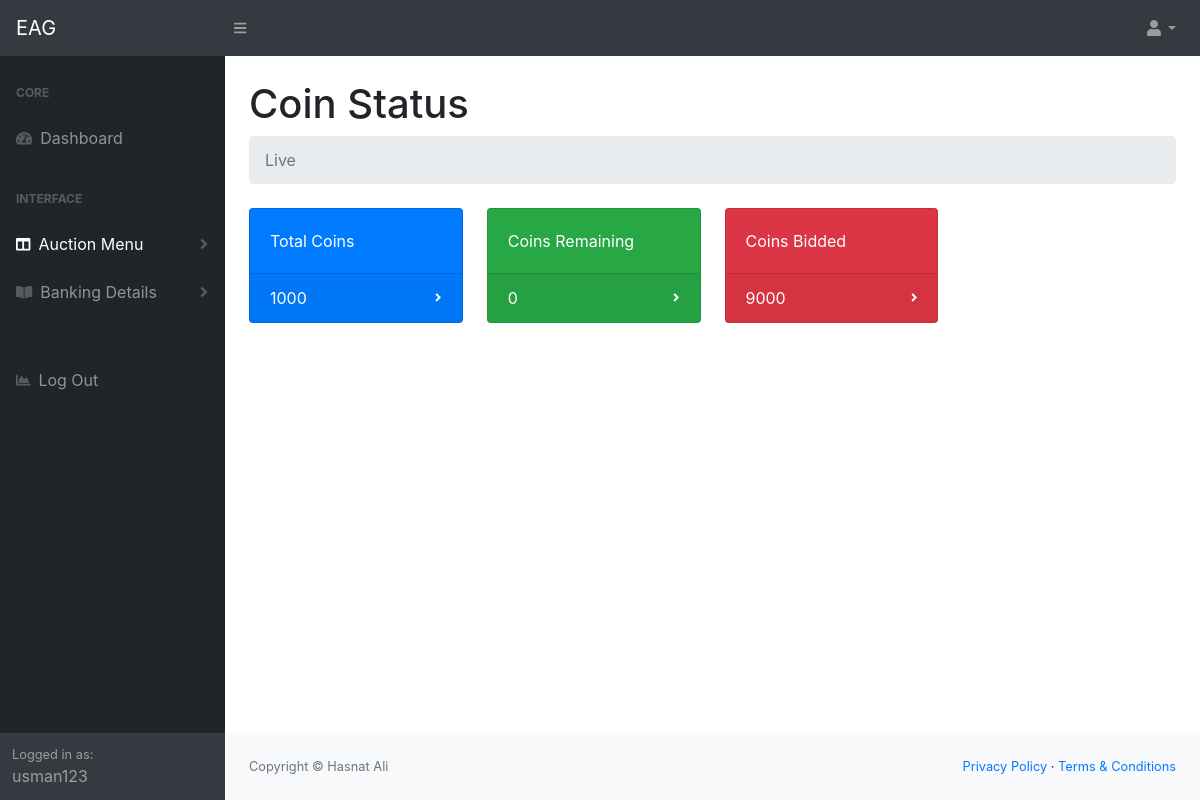
Page /CoinStatus/ (signed in) on the committed database.
### dashboard/models.py (models this page shows, shortened)
class Coins(models.Model):
    customer = models.ForeignKey(Customer, null=True, on_delete= models.SET_NULL)
    total = models.IntegerField(default=0)
    bided = models.IntegerField(default=0)
    remaining = models.IntegerField(default=0)
    date_created = models.DateTimeField(auto_now_add=True, null=True)

### dashboard/views.py (the view)
# urls.py: path('CoinStatus/', views.coinstatus, name="coin_status"),
@login_required(login_url="homepage")
def coinstatus(request):
    customer = request.user.customer
    coins = customer.coins_set.all()
    bids = customer.bids_set.all()
    totalbids = bids.count()
    context = {
        'customer': customer,
        'coins':  coins,
        'bids': bids,
    }
    return render(request, 'dashboard/dist/CoinStatus.html', context)

### dashboard/templates/dashboard/dist/CoinStatus.html (shortened to what this page needs)
<!DOCTYPE html>
{% load static %}
<html lang="en">
    <head>
        <link href="{%static 'css/styles.css' %}" rel="stylesheet" />
        <link href="https://cdn.datatables.net/1.10.20/css/dataTables.bootstrap4.min.css" rel="stylesheet" />
    </head>
    <body class="sb-nav-fixed">
        <nav class="sb-topnav navbar navbar-expand navbar-dark bg-dark">
            <a class="navbar-brand" href="{% url 'dashboard' %}">EAG</a>
            <button class="btn btn-link btn-sm order-1 order-lg-0" id="sidebarToggle" href=""><i class="fas fa-bars"></i></button>
            <ul class="navbar-nav ml-auto ml-md-0">
                <li class="nav-item dropdown">
                    <a class="nav-link dropdown-toggle" id="userDropdown" href="#" role="button" data-toggle="dropdown" aria-haspopup="true" aria-expanded="false"><i class="fas fa-user fa-fw"></i></a>
                </li>
            </ul>
        </nav>
        <div id="layoutSidenav">
            <div id="layoutSidenav_nav">
                <nav class="sb-sidenav accordion sb-sidenav-dark" id="sidenavAccordion">
                    <div class="sb-sidenav-menu">
                        <div class="nav">
                            <div class="sb-sidenav-menu-heading">Core</div>
                            <a class="nav-link" href="{% url 'dashboard' %}">
                                <div class="sb-nav-link-icon"><i class="fas fa-tachometer-alt"></i></div>
                                Dashboard
                            </a>
                            <div class="sb-sidenav-menu-heading">Interface</div>
                            <a class="nav-link collapsed" href="" data-toggle="collapse" data-target="#collapseLayouts" aria-expanded="false" aria-controls="collapseLayouts">
                                <div class="sb-nav-link-icon"><i class="fas fa-columns"></i></div>
                                Auction Menu
                                <div class="sb-sidenav-collapse-arrow"><i class="fas fa-angle-down"></i></div>
                            </a>
                            <a class="nav-link collapsed" href="#" data-toggle="collapse" data-target="#collapsePages" aria-expanded="false" aria-controls="collapsePages">
                                <div class="sb-nav-link-icon"><i class="fas fa-book-open"></i></div>
                               Banking Details
                                <div class="sb-sidenav-collapse-arrow"><i class="fas fa-angle-down"></i></div>
                            </a>
                            <div class="sb-sidenav-menu-heading"></div>
                            <a class="nav-link" href="{% url 'logout' %}">
                                <div class="sb-nav-link-icon"><i class="fas fa-chart-area"></i></div>
                                Log Out
                            </a>
                            </div>
                    </div>
                    <div class="sb-sidenav-footer">
                        <div class="small">Logged in as:</div>
                        {{request.user}}
                    </div>
                </nav>
            </div>
            <div id="layoutSidenav_content">
                <main>
                    <div class="container-fluid">
                        <h1 class="mt-4">Coin Status</h1>
                        <ol class="breadcrumb mb-4">
                            <li class="breadcrumb-item active">Live</li>
                        </ol>
                        <div class="row">
                            {% for coin in coins %}
                                <div class="col-xl-3 col-md-6">
                                    <div class="card bg-primary text-white mb-4">
                                        <div class="card-body">Total Coins</div>
                                        <div class="card-footer d-flex align-items-center justify-content-between">
                                        {{coin.total}}
                                            <div class="small text-white"><i class="fas fa-angle-right"></i></div>
                                        </div>
                                    </div>
                                </div>
                                <div class="col-xl-3 col-md-6">
                                    <div class="card bg-success text-white mb-4">
                                        <div class="card-body">Coins Remaining</div>
                                        <div class="card-footer d-flex align-items-center justify-content-between">
                                        {{coin.remaining}}
                                            <div class="small text-white"><i class="fas fa-angle-right"></i></div>
                                        </div>
                                    </div>
                                </div>
                                <div class="col-xl-3 col-md-6">
                                    <div class="card bg-danger text-white mb-4">
                                        <div class="card-body">Coins Bidded</div>
                                        <div class="card-footer d-flex align-items-center justify-content-between">
                                        {{coin.bided}}
                                            <div class="small text-white"><i class="fas fa-angle-right"></i></div>
                                        </div>
                                    </div>
                                </div>
                            {% endfor %}
                        </div>
                </main>
                <footer class="py-4 bg-light mt-auto">
                    <div class="container-fluid">
                        <div class="d-flex align-items-center justify-content-between small">
                            <div class="text-muted">Copyright &copy; Hasnat Ali</div>
                            <div>
                                <a href="#">Privacy Policy</a>
                                &middot;
                                <a href="#">Terms &amp; Conditions</a>
                            </div>
                        </div>
                    </div>
                </footer>
            </div>
        </div>
    </body>
</html>

### rows in the picture
Coins: total "1000", remaining "0", bided "9000"

### other values in the picture
{{ request.user }} "usman123"
